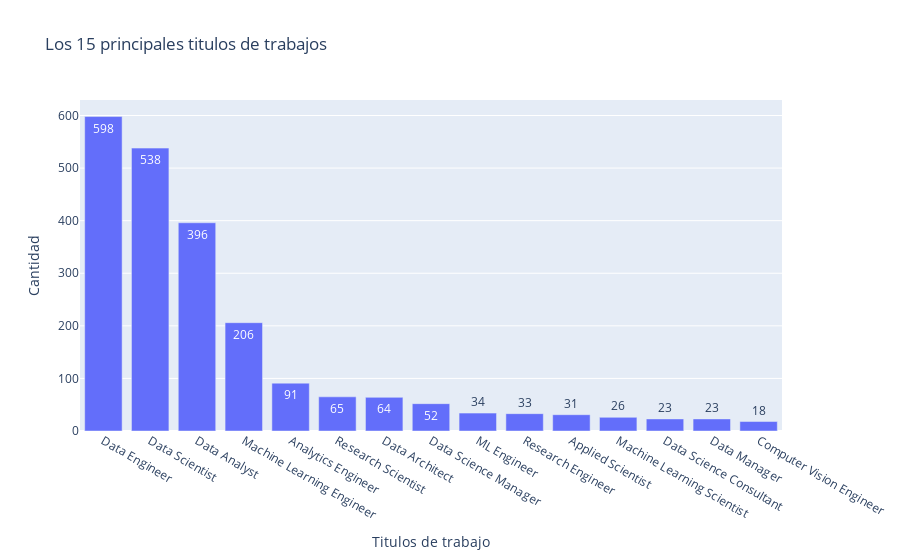

The code cell stored with this chart in its notebook:
### Code cell
top15_job_titles = data_df['Título_de_trabajo'].value_counts()[:15]
fig = px.bar(y = top15_job_titles.values, x = top15_job_titles.index, 
            text = top15_job_titles.values, title = 'Los 15 principales titulos de trabajos')
fig.update_layout(xaxis_title = "Titulos de trabajo", yaxis_title = "Cantidad")
fig.show()

### Figure 1 — Plotly figure (JSON) as saved in the notebook; plotly's stock layout.template omitted (floating-point values rounded to 4 significant figures)
{"data": [{"alignmentgroup": "True", "hovertemplate": "x=%{x}<br>y=%{y}<br>text=%{text}<extra></extra>", "legendgroup": "", "marker": {"color": "#636efa", "pattern": {"shape": ""}}, "name": "", "offsetgroup": "", "orientation": "v", "showlegend": false, "text": [598, 538, 396, 206, 91, 65, 64, 52, 34, 33, 31, 26, 23, 23, 18], "textposition": "auto", "type": "bar", "x": ["Data Engineer", "Data Scientist", "Data Analyst", "Machine Learning Engineer", "Analytics Engineer", "Research Scientist", "Data Architect", "Data Science Manager", "ML Engineer", "Research Engineer", "Applied Scientist", "Machine Learning Scientist", "Data Science Consultant", "Data Manager", "Computer Vision Engineer"], "xaxis": "x", "y": [598, 538, 396, 206, 91, 65, 64, 52, 34, 33, 31, 26, 23, 23, 18], "yaxis": "y"}], "layout": {"barmode": "relative", "legend": {"tracegroupgap": 0}, "title": {"text": "Los 15 principales titulos de trabajos"}, "xaxis": {"anchor": "y", "domain": [0, 1], "title": {"text": "Titulos de trabajo"}}, "yaxis": {"anchor": "x", "domain": [0, 1], "title": {"text": "Cantidad"}}}}
